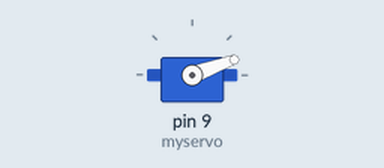
Simulated run of this sketch. Board: Arduino Uno, built with avr-gcc and run on an emulated ATmega328P. Shown: servo.

Above: at 0.1 s.
At 2.1 s:
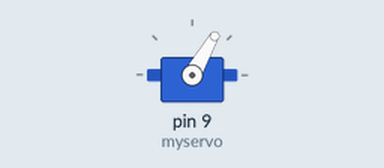
At 4.1 s:
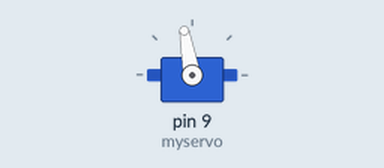
At 8.1 s:
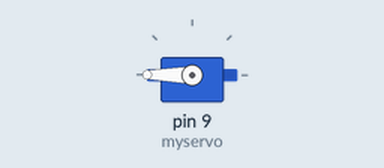
Timing chart, 0 to 9.6 s (numbered marks = the images above):
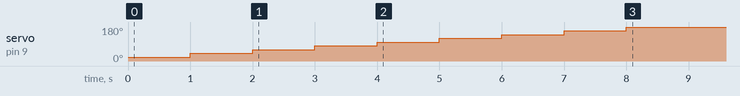

The sketch:

servo-loop.ino
```cpp
#include <Servo.h>
Servo myservo;  // create servo object to control a servo
int angle=20;
int i=0;
void setup() {
  for(i=1;i<10;i++) {
    myservo.attach(9);      // attach the servo object on to pin 9
    myservo.write(angle*i); // tell servo to rotate by 20 degrees
    delay(1000);            // waits for a sec
  }
  myservo.detach();
}
void loop() {
}
```
